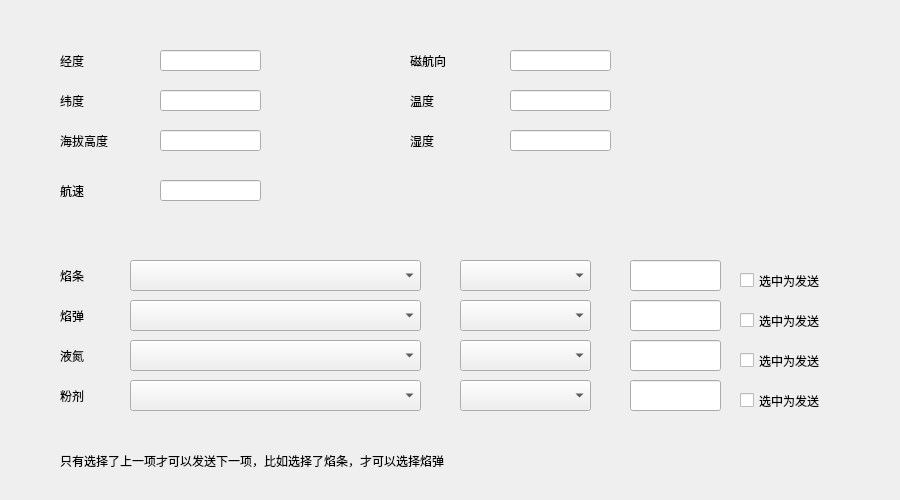
   <widget class="QWidget" name="WORK_INFO">
    <attribute name="title">
     <string>海事作业信息</string>
    </attribute>
    <widget class="QLabel" name="label_11">
     <property name="geometry">
      <rect>
       <x>60</x>
       <y>260</y>
       <width>51</width>
       <height>31</height>
      </rect>
     </property>
     <property name="text">
      <string>焰条</string>
     </property>
    </widget>
    <widget class="QLineEdit" name="workinfo_1">
     <property name="geometry">
      <rect>
       <x>630</x>
       <y>260</y>
       <width>91</width>
       <height>31</height>
      </rect>
     </property>
    </widget>
    <widget class="QLabel" name="label_12">
     <property name="geometry">
      <rect>
       <x>60</x>
       <y>300</y>
       <width>51</width>
       <height>31</height>
      </rect>
     </property>
     <property name="text">
      <string>焰弹</string>
     </property>
    </widget>
    <widget class="QLineEdit" name="workinfo_2">
     <property name="geometry">
      <rect>
       <x>630</x>
       <y>300</y>
       <width>91</width>
       <height>31</height>
      </rect>
     </property>
    </widget>
    <widget class="QLabel" name="label_13">
     <property name="geometry">
      <rect>
       <x>60</x>
       <y>340</y>
       <width>51</width>
       <height>31</height>
      </rect>
     </property>
     <property name="text">
      <string>液氮</string>
     </property>
    </widget>
    <widget class="QLineEdit" name="workinfo_3">
     <property name="geometry">
      <rect>
       <x>630</x>
       <y>340</y>
       <width>91</width>
       <height>31</height>
      </rect>
     </property>
    </widget>
    <widget class="QLabel" name="label_14">
     <property name="geometry">
      <rect>
       <x>60</x>
       <y>380</y>
       <width>51</width>
       <height>31</height>
      </rect>
     </property>
     <property name="text">
      <string>粉剂</string>
     </property>
    </widget>
    <widget class="QLineEdit" name="workinfo_4">
     <property name="geometry">
      <rect>
       <x>630</x>
       <y>380</y>
       <width>91</width>
       <height>31</height>
      </rect>
     </property>
    </widget>
    <widget class="QLabel" name="label_209">
     <property name="geometry">
      <rect>
       <x>60</x>
       <y>50</y>
       <width>51</width>
       <height>21</height>
      </rect>
     </property>
     <property name="text">
      <string>经度</string>
     </property>
    </widget>
    <widget class="QLineEdit" name="haishi_workinfo_0">
     <property name="geometry">
      <rect>
       <x>160</x>
       <y>50</y>
       <width>101</width>
       <height>21</height>
      </rect>
     </property>
    </widget>
    <widget class="QLineEdit" name="haishi_workinfo_1">
     <property name="geometry">
      <rect>
       <x>160</x>
       <y>90</y>
       <width>101</width>
       <height>21</height>
      </rect>
     </property>
    </widget>
    <widget class="QLabel" name="label_210">
     <property name="geometry">
      <rect>
       <x>60</x>
       <y>90</y>
       <width>51</width>
       <height>21</height>
      </rect>
     </property>
     <property name="text">
      <string>纬度</string>
     </property>
    </widget>
    <widget class="QLabel" name="label_211">
     <property name="geometry">
      <rect>
       <x>60</x>
       <y>130</y>
       <width>91</width>
       <height>21</height>
      </rect>
     </property>
     <property name="text">
      <string>海拔高度</string>
     </property>
    </widget>
    <widget class="QLineEdit" name="haishi_workinfo_2">
     <property name="geometry">
      <rect>
       <x>160</x>
       <y>130</y>
       <width>101</width>
       <height>21</height>
      </rect>
     </property>
     <property name="text">
      <string/>
     </property>
    </widget>
    <widget class="QLabel" name="label_212">
     <property name="geometry">
      <rect>
       <x>60</x>
       <y>180</y>
       <width>91</width>
       <height>21</height>
      </rect>
     </property>
     <property name="text">
      <string>航速</string>
     </property>
    </widget>
    <widget class="QLineEdit" name="haishi_workinfo_3">
     <property name="geometry">
      <rect>
       <x>160</x>
       <y>180</y>
       <width>101</width>
       <height>21</height>
      </rect>
     </property>
     <property name="text">
      <string/>
     </property>
    </widget>
    <widget class="QLineEdit" name="haishi_workinfo_4">
     <property name="geometry">
      <rect>
       <x>510</x>
       <y>50</y>
       <width>101</width>
       <height>21</height>
      </rect>
     </property>
     <property name="text">
      <string/>
     </property>
    </widget>
    <widget class="QLabel" name="label_213">
     <property name="geometry">
      <rect>
       <x>410</x>
       <y>50</y>
       <width>71</width>
       <height>21</height>
      </rect>
     </property>
     <property name="text">
      <string>磁航向</string>
     </property>
    </widget>
    <widget class="QLineEdit" name="haishi_workinfo_5">
     <property name="geometry">
      <rect>
       <x>510</x>
       <y>90</y>
       <width>101</width>
       <height>21</height>
      </rect>
     </property>
     <property name="text">
      <string/>
     </property>
    </widget>
    <widget class="QLabel" name="label_214">
     <property name="geometry">
      <rect>
       <x>410</x>
       <y>90</y>
       <width>71</width>
       <height>21</height>
      </rect>
     </property>
     <property name="text">
      <string>温度</string>
     </property>
    </widget>
    <widget class="QLineEdit" name="haishi_workinfo_6">
     <property name="geometry">
      <rect>
       <x>510</x>
       <y>130</y>
       <width>101</width>
       <height>21</height>
      </rect>
     </property>
     <property name="text">
      <string/>
     </property>
    </widget>
    <widget class="QLabel" name="label_215">
     <property name="geometry">
      <rect>
       <x>410</x>
       <y>130</y>
       <width>71</width>
       <height>21</height>
      </rect>
     </property>
     <property name="text">
      <string>湿度</string>
     </property>
    </widget>
    <widget class="QCheckBox" name="bullet_checkBox_0">
     <property name="geometry">
      <rect>
       <x>740</x>
       <y>270</y>
       <width>131</width>
       <height>21</height>
      </rect>
     </property>
     <property name="text">
      <string>选中为发送</string>
     </property>
    </widget>
    <widget class="QCheckBox" name="bullet_checkBox_1">
     <property name="geometry">
      <rect>
       <x>740</x>
       <y>310</y>
       <width>151</width>
       <height>21</height>
      </rect>
     </property>
     <property name="text">
      <string>选中为发送</string>
     </property>
    </widget>
    <widget class="QCheckBox" name="bullet_checkBox_2">
     <property name="geometry">
      <rect>
       <x>740</x>
       <y>350</y>
       <width>131</width>
       <height>21</height>
      </rect>
     </property>
     <property name="text">
      <string>选中为发送</string>
     </property>
    </widget>
    <widget class="QCheckBox" name="bullet_checkBox_3">
     <property name="geometry">
      <rect>
       <x>740</x>
       <y>390</y>
       <width>131</width>
       <height>21</height>
      </rect>
     </property>
     <property name="text">
      <string>选中为发送</string>
     </property>
    </widget>
    <widget class="QComboBox" name="bullet_comboBox_0">
     <property name="geometry">
      <rect>
       <x>130</x>
       <y>260</y>
       <width>291</width>
       <height>31</height>
      </rect>
     </property>
    </widget>
    <widget class="QComboBox" name="bullet_comboBox_1">
     <property name="geometry">
      <rect>
       <x>130</x>
       <y>300</y>
       <width>291</width>
       <height>31</height>
      </rect>
     </property>
    </widget>
    <widget class="QComboBox" name="bullet_comboBox_2">
     <property name="geometry">
      <rect>
       <x>130</x>
       <y>340</y>
       <width>291</width>
       <height>31</height>
      </rect>
     </property>
    </widget>
    <widget class="QComboBox" name="bullet_comboBox_3">
     <property name="geometry">
      <rect>
       <x>130</x>
       <y>380</y>
       <width>291</width>
       <height>31</height>
      </rect>
     </property>
    </widget>
    <widget class="QComboBox" name="bulletTypeBox_0">
     <property name="geometry">
      <rect>
       <x>460</x>
       <y>260</y>
       <width>131</width>
       <height>31</height>
      </rect>
     </property>
    </widget>
    <widget class="QComboBox" name="bulletTypeBox_1">
     <property name="geometry">
      <rect>
       <x>460</x>
       <y>300</y>
       <width>131</width>
       <height>31</height>
      </rect>
     </property>
    </widget>
    <widget class="QComboBox" name="bulletTypeBox_2">
     <property name="geometry">
      <rect>
       <x>460</x>
       <y>340</y>
       <width>131</width>
       <height>31</height>
      </rect>
     </property>
    </widget>
    <widget class="QComboBox" name="bulletTypeBox_3">
     <property name="geometry">
      <rect>
       <x>460</x>
       <y>380</y>
       <width>131</width>
       <height>31</height>
      </rect>
     </property>
    </widget>
    <widget class="QLabel" name="label_216">
     <property name="geometry">
      <rect>
       <x>60</x>
       <y>430</y>
       <width>671</width>
       <height>61</height>
      </rect>
     </property>
     <property name="text">
      <string>只有选择了上一项才可以发送下一项，比如选择了焰条，才可以选择焰弹</string>
     </property>
    </widget>
   </widget>
